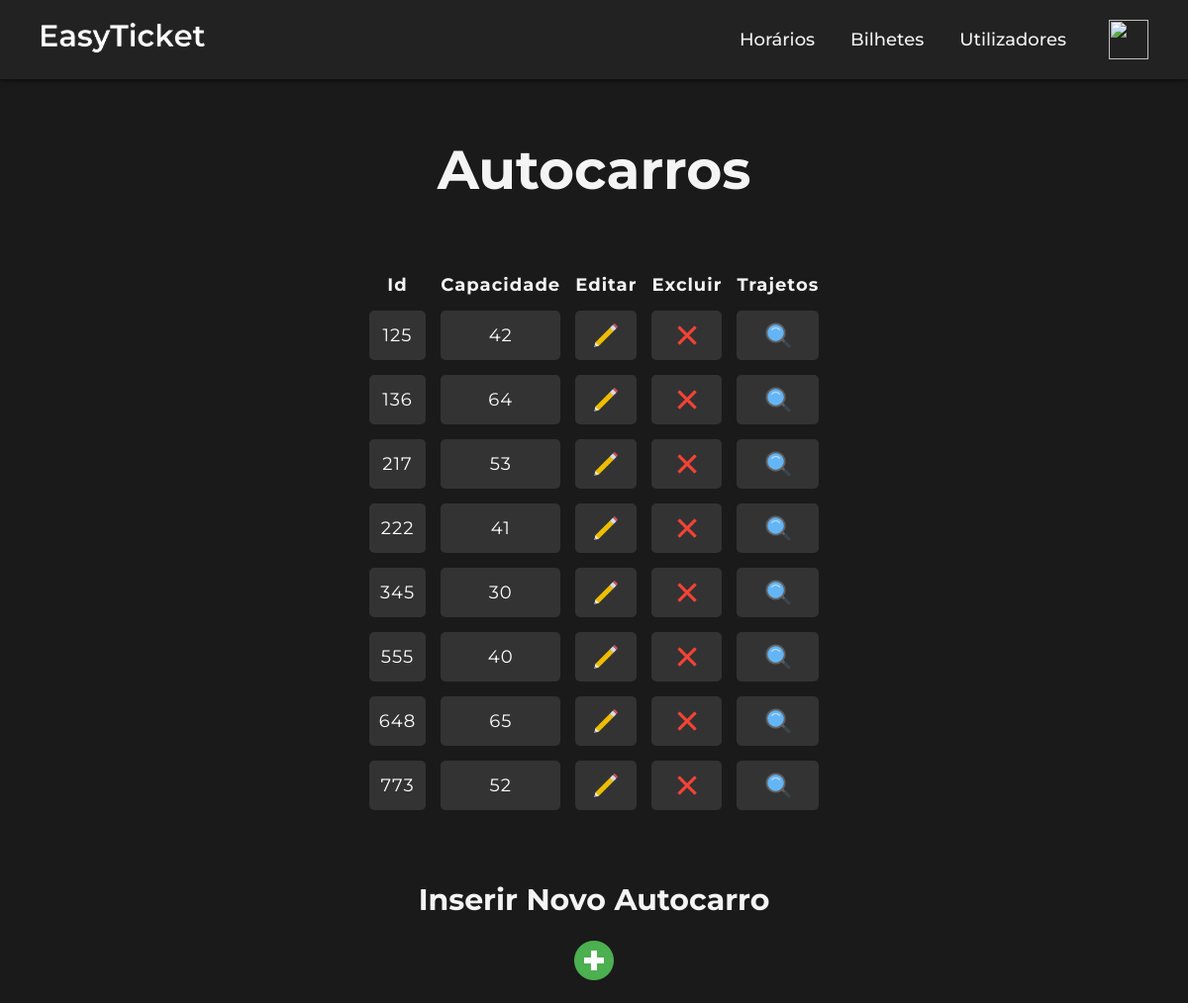
Page /autocarros.php (signed in) on the committed database.
### tables this page shows
CREATE TABLE `autocarro` (
  `id_autocarro` int(11) NOT NULL,
  `capacidade_autocarro` int(11) NOT NULL
);

### autocarros.php (the view, shortened to what this page needs)
<?php
    require_once('menu.php');
    require_once('ligarbd.php');
$consulta = "SELECT id_autocarro, capacidade_autocarro FROM autocarro ORDER BY id_autocarro";
$resultado = mysqli_query($basedados, $consulta);
$nregistos = mysqli_num_rows($resultado);
?>
<html>
<head>
    <link href="style.css" rel="stylesheet" type="text/css">
</head>
<body>
<center>
<br><br>
<h1>Autocarros</h1>
    <br><br><br>
    <table>
        <tr>
            <th> Id </th>
            <th> Capacidade </th>
            <th> Editar </th>
            <th> Excluir </th>
            <th> Trajetos </th>
        </tr>
        <?php
        for ($i = 0; $i < $nregistos; $i++) {
            $registo = mysqli_fetch_array($resultado);
            echo '<tr>';
            echo '<td>' . $registo['id_autocarro'] . '</td>';
            echo '<td>' . $registo['capacidade_autocarro'] . '</td>';
            echo '<td align="center"> <a onClick="confirmaatualizar(' . $registo['id_autocarro'] . ');" style="cursor: pointer;">
            <img src="img/atualizar.png" class="img-icon"  > </a></td>';
           echo '<td align="center"> <a onClick="confirmaremover(' . $registo['id_autocarro'] . ');" style="cursor: pointer;">
            <img src="img/eliminar.png"  class="img-icon"  > </a></td>';
            echo '<td align="center"> <a onClick="confirmatrajeto(' . $registo['id_autocarro'] . ');" style="cursor: pointer;">
            <img src="img/consultar.png"  class="img-icon"  > </a></td>';
            echo '</tr>';
        }
        ?>
    </table>
    <br><br><br>
    <h2>Inserir Novo Autocarro</h2>
    <br>
	<a onclick="confirmainserir();">
		<img src="img/inserir.png" title="Inserir" style="cursor: pointer;" >
	</a>
	<br><br>
</center>
</body>
</html>

### menu.php (shortened to what this page needs)
<?php
$current_page = basename($_SERVER['PHP_SELF']);
?>
<html>
<head>
    <link href="style_navbar.css" rel="stylesheet" type="text/css">
</head>
<body>
<nav>
    <ul>
        <li class="logo">
            <a href="inicio.php"><img src="img/easybg1_texto.png" style="width:25%; height:auto;"></a>
        </li>
        <div class="items">
            <li <?php echo ($current_page === 'inicio.php') ? 'class="active"' : ''; ?>>
                <a id="HorariosLink" href="inicio.php#horarios" <?php if ($current_page === 'inicio.php') echo 'onclick="smoothScroll(event)"'; ?>>Horários</a>
            </li>
            <li <?php echo (strpos($current_page, 'bilhete') === 0) ? 'class="active"' : ''; ?>>
                <a href="bilhetes.php">Bilhetes</a>
            </li>
            <li <?php echo (strpos($current_page, 'utilizador') === 0) ? 'class="active"' : ''; ?>>
                <a href="utilizadores.php">Utilizadores</a>
            </li>
        </div>
        <img style="cursor: pointer;" class="admin" src="https://img.icons8.com/ios-glyphs/50/FFFFFF/user--v1.png" id="accountIcon">
    </ul>
</nav>
</body>
</html>

### style_navbar.css (style rules this page uses)
body { font-family: Arial, sans-serif; font-weight: 500; margin: 0; padding: 0; background-color: #1a1a1a; color: #f4f4f4; }
* { margin: 0; padding: 0; box-sizing: border-box; font-family: 'Montserrat', sans-serif; user-select: none; -moz-user-select: none; -webkit-user-select: none; -ms-user-select: none; -webkit-user-drag: none; -khtml-user-drag: none; -moz-user-drag: none; -o-user-drag: none; }
@media screen and (max-width: 1919px) and (min-width: 501px) { h1 { font-size: 50px; margin-top: 20px; } }
@media screen and (max-width: 1919px) and (min-width: 501px) { h2 { font-size: 30px; } }
@media screen and (max-width: 1919px) and (min-width: 501px) { img.user, img.admin { width: 40px; height: auto; } }
@media screen and (max-width: 1919px) and (min-width: 501px) { body { font-family: Arial, sans-serif; font-weight: 500; margin: 0; padding: 0; background-color: #1a1a1a; color: #f4f4f4; } }
@media screen and (max-width: 1919px) and (min-width: 501px) { a { color: #2ece36; font-weight: 500; font-size: 20px; text-decoration: none; transition: color 0.3s ease; } }
@media screen and (max-width: 1919px) and (min-width: 501px) { nav { background: #222222; padding: 15px 40px; border-left: none; border-right: none; color: #f2f2f2; box-shadow: 0 2px 5px rgba(0, 0, 0, 0.5); height: 80px; display: flex; align-items: center; } }
@media screen and (max-width: 1919px) and (min-width: 501px) { nav ul { display: flex; list-style: none; flex-wrap: wrap; align-items: center; justify-content: center; flex: 1; } }
@media screen and (max-width: 1919px) and (min-width: 501px) { nav ul li.logo { flex: 1; } }
@media screen and (max-width: 1919px) and (min-width: 501px) { nav ul div.items { padding: 0 20px; display: inline-flex; } }
@media screen and (max-width: 1919px) and (min-width: 501px) { nav ul div.items a { color: #f2f2f2; text-decoration: none; font-size: 18px; padding: 3px 13px; position: relative; margin-right: 10px; } }

### style.css (style rules this page uses)
* { user-select: none; -moz-user-select: none; -webkit-user-select: none; -ms-user-select: none; -webkit-user-drag: none; -khtml-user-drag: none; -moz-user-drag: none; -o-user-drag: none; margin: 0; padding: 0; box-sizing: border-box; font-family: 'Montserrat', sans-serif; }
@media screen and (max-width: 1919px) and (min-width: 501px) { h1 { font-size: 55px; margin-top: 20px; text-align: center; } }
@media screen and (max-width: 1919px) and (min-width: 501px) { h2 { font-size: 30px; } }
@media screen and (max-width: 1919px) and (min-width: 501px) { body { font-family: Arial, sans-serif; font-weight: 500; margin: 0; padding: 0; background-color: #1a1a1a; color: #f4f4f4; } }
@media screen and (max-width: 1919px) and (min-width: 501px) { a { color: #2ece36; font-weight: 500; font-size: 17px; text-decoration: none; transition: color 0.3s ease; } }
@media screen and (max-width: 1919px) and (min-width: 501px) { table { margin: 0 auto; border-collapse: separate; border-spacing: 15px; font-size: 18px; text-align: center; letter-spacing: 1px; vertical-align: middle; width: auto; } }
@media screen and (max-width: 1919px) and (min-width: 501px) { td { border-radius: 5px; background-color: rgb(51, 51, 51); padding: 10px; color: white; } }
@media screen and (max-width: 1919px) and (min-width: 501px) { .img-icon { width: 30px; height: 30px; margin: 0 auto; display: block; } }

### rows in the picture
autocarro: id_autocarro "125", capacidade_autocarro "42"
autocarro: id_autocarro "136", capacidade_autocarro "64"
autocarro: id_autocarro "217", capacidade_autocarro "53"
autocarro: id_autocarro "222", capacidade_autocarro "41"
autocarro: id_autocarro "345", capacidade_autocarro "30"
autocarro: id_autocarro "555", capacidade_autocarro "40"
autocarro: id_autocarro "648", capacidade_autocarro "65"
autocarro: id_autocarro "773", capacidade_autocarro "52"
